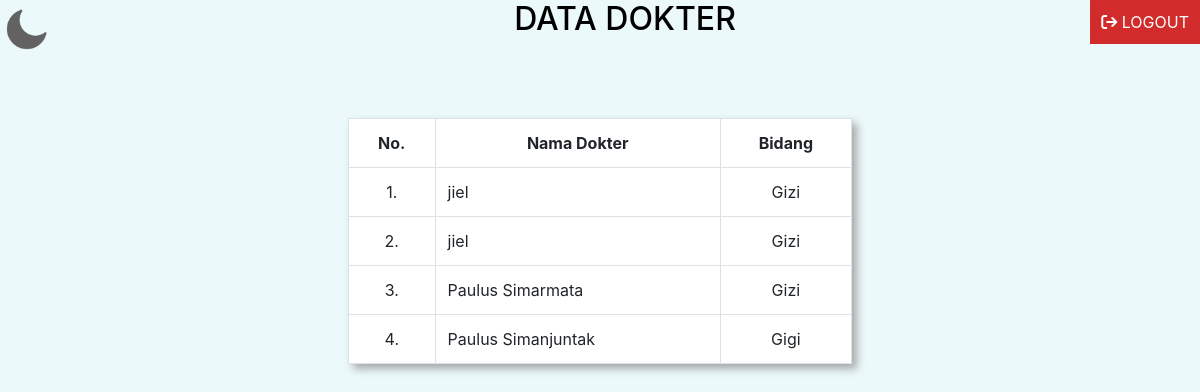
Page /halaman_user.php on the committed database.
### tables this page shows
CREATE TABLE `tb_dokter` (
  `id_dokter` int(10) NOT NULL,
  `nik` int(25) NOT NULL,
  `nama` varchar(100) NOT NULL,
  `ttl` varchar(25) NOT NULL,
  `bidang` varchar(50) NOT NULL
);

### halaman_user.php (the view, shortened to what this page needs)
<!DOCTYPE html>
<html id="haluser">
<head>
	<link rel="stylesheet" type="text/css" href="style.css">
	<link rel="stylesheet" type="text/css" href="bootstrap/css/bootstrap.min.css">
	<link rel="stylesheet" type="text/css" href="fa/css/all.min.css">
</head>
<body>
	<img src="img/moon.png" id="icon" class="nav-item theme">
	<center><h2>DATA DOKTER</h2></center>
	<br/>
	<a href="logout.php"><button class="logout"><i class="fa-solid fa-arrow-right-from-bracket"></i> LOGOUT</button></a>
	<br/>
	<br/>
	<center>
	<table class="table table-bordered" id="table1" style="width: 42%;">
		<tr class="text-center">
			<th>No.</th>
			<th>Nama Dokter</th>
			<th>Bidang</th>
		</tr>
		<?php
		include 'koneksi.php';
		$data = mysqli_query($koneksi,"select * from tb_dokter");
		while($d = mysqli_fetch_array($data)){
			?>
			<tr>
				<td style="text-align: center;"></td>
				<td><?php echo $d['nama']; ?></td>
				<td class="text-center"><?php echo $d['bidang']; ?></td>
			</tr>
			<?php
		}
		?>
	</table>
	</center>
</body>
</html>

### style.css (style rules this page uses)
#icon { float: right; width: 50px; position: relative; top: -75px; cursor: pointer; }
#haladmin .logout, #haluser .logout { border: none; padding: 10px 11px; position: relative; top: -70px; float: right; background-color: #D22B2B; color: white; }
body, #haluser body, #haledit body { background: var(--warna3); }
#haladmin table , #haluser table { background-color: white; box-shadow: 5px 5px 8px var(--shadow); }
#haladmin #icon, #haluser #icon { float: left; width: 50px; position: relative; top: 4px; cursor: pointer; }
#haladmin h2, #haluser h2 { color: var(--warna4); }
:root { --warna1: #fff; --warna2: #2aa7e2; --warna3: #ebf9fb; --warna4: #000; --shadow: darkgray; }

### rows in the picture
tb_dokter: nama "jiel", bidang "Gizi"
tb_dokter: nama "jiel", bidang "Gizi"
tb_dokter: nama "Paulus Simarmata", bidang "Gizi"
tb_dokter: nama "Paulus Simanjuntak", bidang "Gigi"
